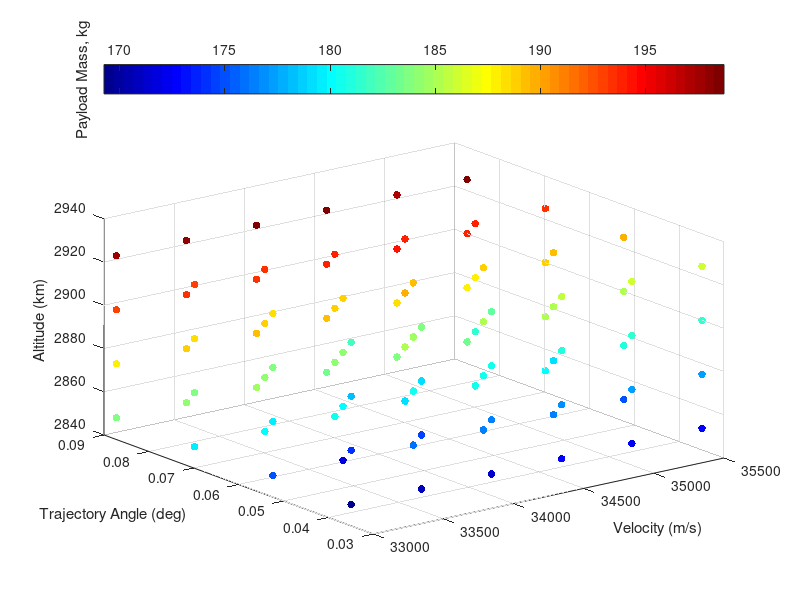

Here is the MATLAB script that generated this plot: (Note: this script raises an error after producing the figure.)
% visualising third stage cost results
% clear all
ThirdStageData = sortrows(dlmread('thirdstageforvis.dat'));
Atmosphere = dlmread('atmosphere.txt');
% map = [0, 0, 0
%     0, 0, 0
%     .0, 0, 0
%     .2, 0, 0
%     .6, 0, 0.0
%     1.0, 0, 0];
% colormap(map)




colormap jet
scatter3(ThirdStageData(:,3),ThirdStageData(:,4),ThirdStageData(:,5),30,ThirdStageData(:,6), 'filled')

ylabel('Trajectory Angle (deg)')
xlabel('Velocity (m/s)')
zlabel('Altitude (km)')
c=colorbar('northoutside');
ylabel(c,'Payload Mass, kg')



[VGrid,thetaGrid,vGrid] = ndgrid(33000:500:35000,[deg2rad(2) :deg2rad(.5): deg2rad(4)],[2600:50:2750]);

PayloadDataInterp = scatteredInterpolant(ThirdStageData(:,3),ThirdStageData(:,4),ThirdStageData(:,5),ThirdStageData(:,6));
PayloadData = PayloadDataInterp(VGrid,thetaGrid,vGrid);
global PayloadGrid
PayloadGrid = griddedInterpolant(VGrid,thetaGrid,vGrid,PayloadData,'spline','linear');


% [meshAlt,meshAngle,meshVel] = meshgrid(unique(ThirdStageData(:,3)),unique(ThirdStageData(:,4)),unique(ThirdStageData(:,5)));
% meshPayload = permute(reshape(ThirdStageData(:,6),[length(unique(ThirdStageData(:,5))),length(unique(ThirdStageData(:,4))),length(unique(ThirdStageData(:,3)))]),[2 3 1]);
 figure(200)

colormap(gray)
C = contourf(rad2deg(thetaGrid(:,:,2)),VGrid(:,:,2)/1000,PayloadData(:,:,2),20,'LineWidth',0.)
% C = contourf(rad2deg(meshAngle(:,:,2)),meshAlt(:,:,2)/1000,meshPayload(:,:,3),12)
% C = contourf(rad2deg(meshAngle),meshAlt/1000,meshPayload,13)

xlabel('Release Angle (deg)')
ylabel('Altitude (km)')
% title('2750 m/s')
% ylim([30 40])
c = colorbar;
c.Label.String = 'Payload (kg)';

% slice(threeDMAT,[1,3,5],[],[])
% colormap hsv


% contourslice(threeDMAT,[1,3,6],[],[],10)


% 
% % getting maximum values
% [max1,ind1] = max(threeDMAT,[],3);
% 
% [max2,ind2] = max(max1,[],2);
% 
% ind  = [ind1(ind2),ind2] % this really doesnt tell me much, as it wants very high altitude all the time
% 
% 
% 
% 
% 
% % plotting density
% 
% 
% figure(4)
% plot(Atmosphere(:,1)/1000,  Atmosphere(:,4)),'Color','k','LineWidth',0.8;
% xlim([20,40])
% 
% xlabel('Altitude (km)')
% ylabel('Density (kg/m^3)')
% 
% 
% figure(5)
% 
% [meshAngle2,meshVel2,meshAlt2] = meshgrid(Angle,Vel,Alt);
% 
% colormap(gray)
% 
% colormap(flipud(colormap))
% hx = slice(meshAngle2,meshVel2,meshAlt2./1000,threeDMAT,[],[2600:100:3000],[])
% 
% % [Xq,Yq,Zq] = meshgrid([0:.5:5],[2600:100:3000],[20000:500:40000]);
% % threeDMATint = interp3(meshAngle2,meshVel2,meshAlt2,threeDMAT,Xq,Yq,Zq);
% % hx = slice(Xq,Yq,Zq/1000,threeDMATint,[],[2600:100:3000],[]);
% 
% caxis([220 340]) 
% c=colorbar('northoutside')
% c.LimitsMode = 'manual'
% c.Limits = [180 320]
% 
% set(hx, 'EdgeColor', 'none');
% 
% % set(hx, 'FaceColor', 'interp'); % use this to smooth
% set(hx, 'FaceColor', 'flat');
% 
% xlabel('Trajectory Angle (deg)','FontSize',17)
% ylabel('Velocity (m/s)','FontSize',17)
% zlabel('Altitude (km)','FontSize',17)
% ylabel(c,'Payload Mass, kg','FontSize',17)
